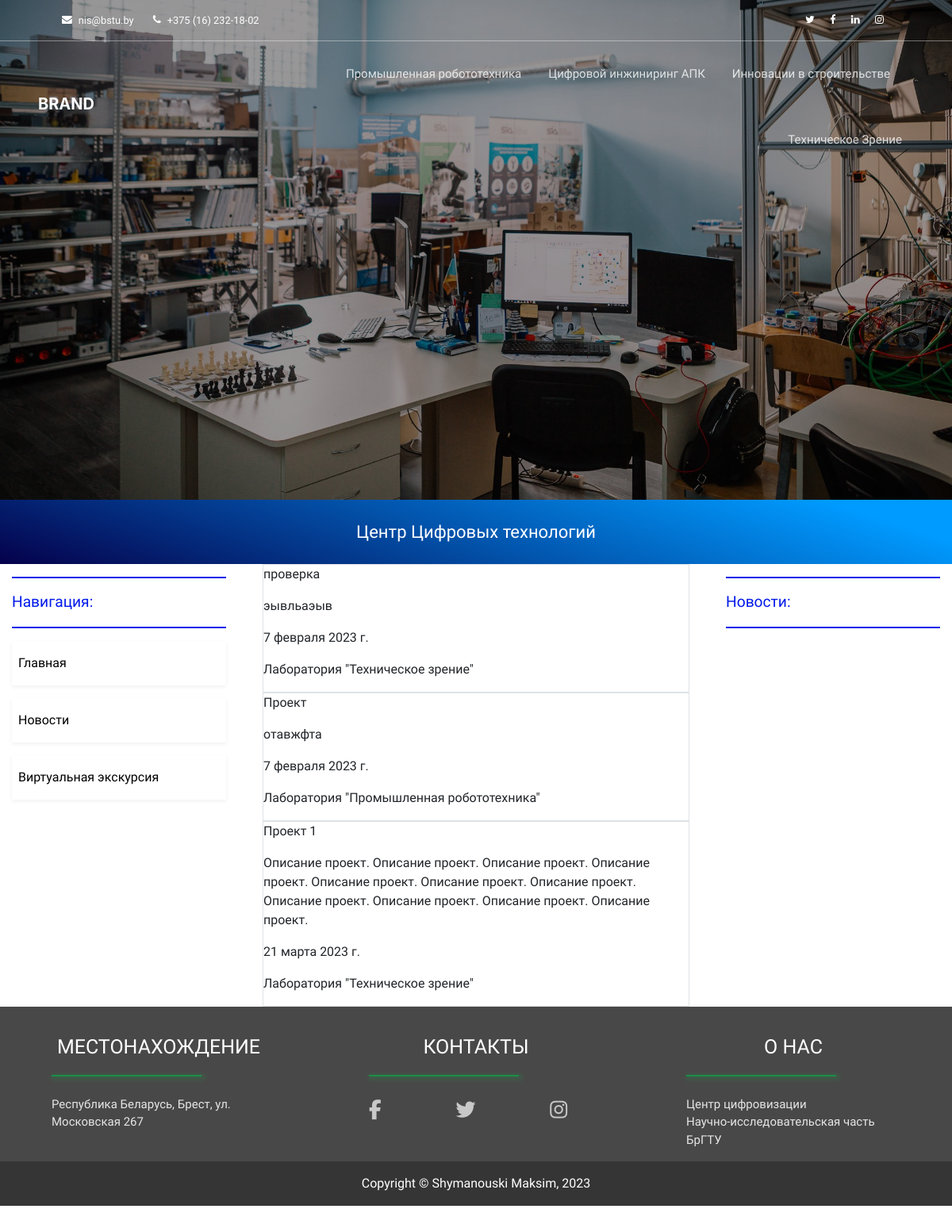
The page /cluster/projects/ on the database its author committed.
### robotics/models.py (models this page shows, shortened)
class Projects(models.Model):
    name = models.CharField(max_length=255, verbose_name="Название проекта")
    slug = models.SlugField(max_length=255, db_index=True, unique=True, verbose_name='URL', default='')
    description = RichTextUploadingField(verbose_name='Описание проекта')
    video_link = models.CharField(max_length=1000, verbose_name='Ссылка на видео', blank=True)
    time_created = models.DateField(verbose_name='Время создания')
    owner = models.ForeignKey(to=Laboratory, on_delete=models.CASCADE, verbose_name='Относится к')
    class Meta:
        verbose_name = 'Проект'
        verbose_name_plural = 'Проекты'

class Laboratory(models.Model):
    name = models.CharField(max_length=255)
    def __str__(self):
        return self.name

### cluster/views.py (the view)
# urls.py: path('projects/', ProjectsView.as_view(), name='list_projects')
class ProjectsView(CommonMixin, ListView):
    title = 'Проекты'
    model = Projects
    template_name = 'cluster/list_projects.html'

### common/views.py (called while the page is built)
    def get_context_data(self, **kwargs):
        context = super(CommonMixin, self).get_context_data(**kwargs)
        context['title'] = self.title
        return context

### cluster/templates/cluster/list_projects.html
{% extends 'cluster/cluster_base.html' %}
{% load static %}
{% block content %}
    {% for object in object_list %}
        <div class="border mx-3">
            <p>{{ object.name }}</p>
            <p>{{ object.description }}</p>
            <p>{{ object.time_created }}</p>
            <p>{{ object.owner }}</p>
        </div>
    {% endfor %}
{% endblock %}

### rows shown on the page
Projects: name "проверка", description "эывльаэыв", time_created "7 февраля 2023 г.", owner "Лаборатория \"Техническое зрение\""
Projects: name "Проект", description "отавжфта", time_created "7 февраля 2023 г.", owner "Лаборатория \"Промышленная робототехника\""
Projects: name "Проект 1", description "Описание проект. Описание проект. Описание проект. Описание проект. Описание проект. Описание проект. Описание проект. Описание проект. Описание проект. Описание проект. Описание проект.", time_created "21 марта 2023 г.", owner "Лаборатория \"Техническое зрение\""
